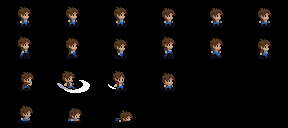

Rendered tile map (Tiled .tmx) drawn with the repository's tilesets; below, a short description and the full map source, tile grids included:
An orthogonal 18x8 tile map with 16x16 px tiles, 1 tile layer (player).

<map version="1.8" tiledversion="1.8.5" orientation="orthogonal" renderorder="right-down" width="18" height="8" tilewidth="16" tileheight="16" infinite="0" nextlayerid="2" nextobjectid="1">
 <tileset firstgid="1" source="../tilesets/player.tsx" />
 <layer id="1" name="player" width="18" height="8">
  <data encoding="csv">
1,2,3,4,5,6,7,8,9,10,11,12,13,14,15,16,17,18,
19,20,21,22,23,24,25,26,27,28,29,30,31,32,33,34,35,36,
37,38,39,40,41,42,43,44,45,46,47,48,49,50,51,52,53,54,
55,56,57,58,59,60,61,62,63,64,65,66,67,68,69,70,71,72,
73,74,75,76,77,78,79,80,81,82,83,84,85,86,87,88,89,90,
91,92,93,94,95,96,97,98,99,100,101,102,103,104,105,106,107,108,
109,110,111,112,113,114,115,116,117,118,119,120,121,122,123,124,125,126,
127,128,129,130,131,132,133,134,135,136,137,138,139,140,141,142,143,144
</data>
 </layer>
</map>
